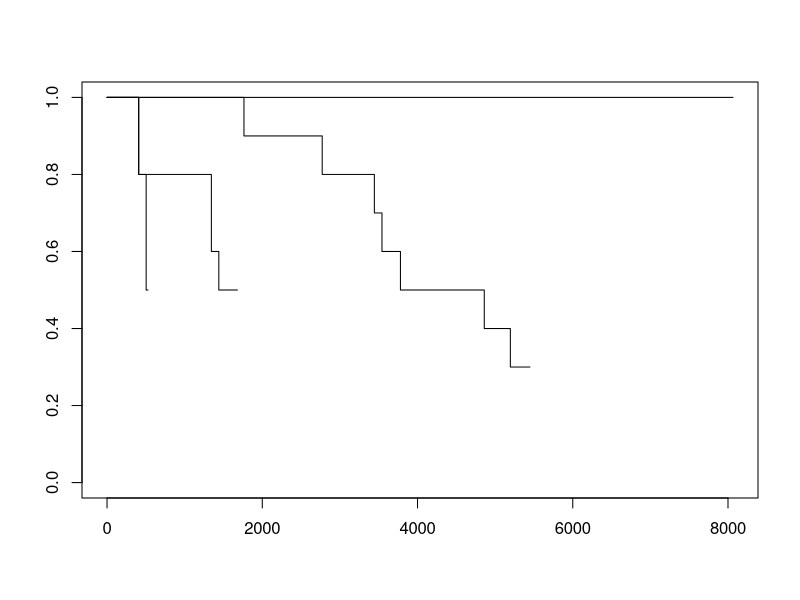
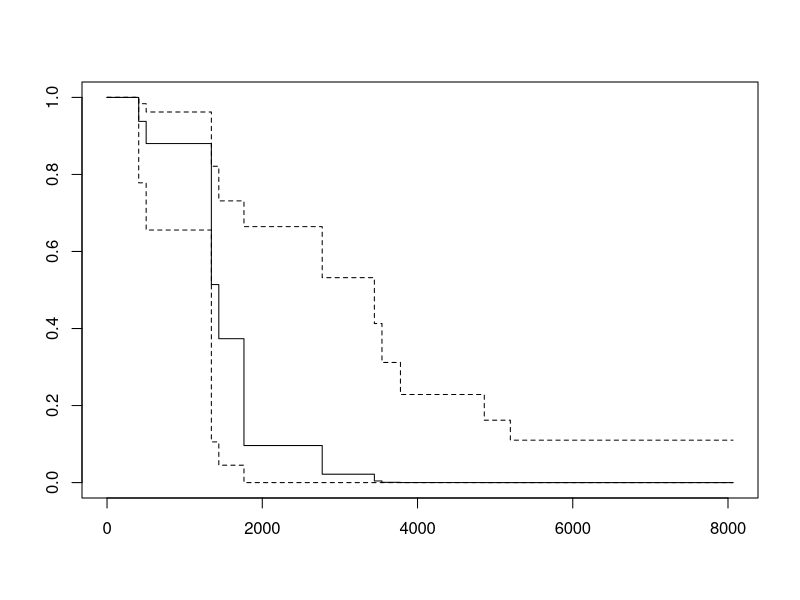

Generate these figures, in order, with R:
library(MASS)


### Name: motors
### Title: Accelerated Life Testing of Motorettes
### Aliases: motors
### Keywords: datasets

### ** Examples

library(survival)
plot(survfit(Surv(time, cens) ~ factor(temp), motors), conf.int = FALSE)
# fit Weibull model
motor.wei <- survreg(Surv(time, cens) ~ temp, motors)
summary(motor.wei)
# and predict at 130C
unlist(predict(motor.wei, data.frame(temp=130), se.fit = TRUE))

motor.cox <- coxph(Surv(time, cens) ~ temp, motors)
summary(motor.cox)
# predict at temperature 200
plot(survfit(motor.cox, newdata = data.frame(temp=200),
     conf.type = "log-log"))
summary( survfit(motor.cox, newdata = data.frame(temp=130)) )
